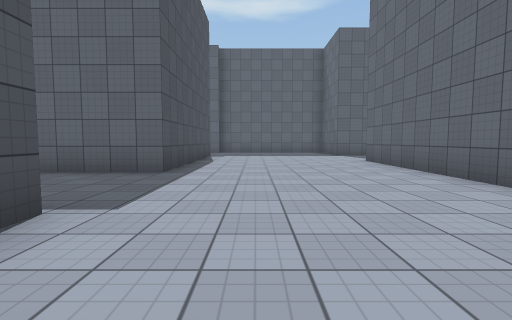
view 1 (above)

17 first-person views from a walk through a scene from a Unity 3-D project. The camera is 1.2 m above the floor, tilts 4° down and sees 85° across. The floor is counted in squares, 2 m on a side. Each view is taken from the middle of a square. On the plan, view 1 faces up. The plan holds only what a view shows up to about 9 squares ahead; the rest is blank. The place goes on beyond the plan. Some animated figures are not drawn. Surface patterns are stand-ins for the level's own textures.

view 2
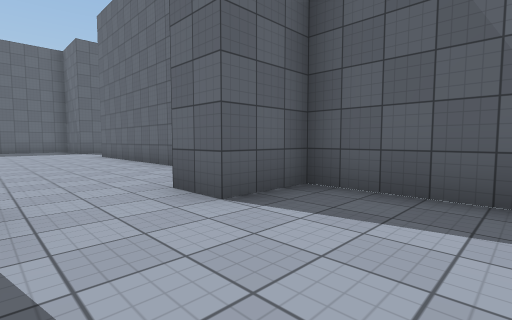

view 3
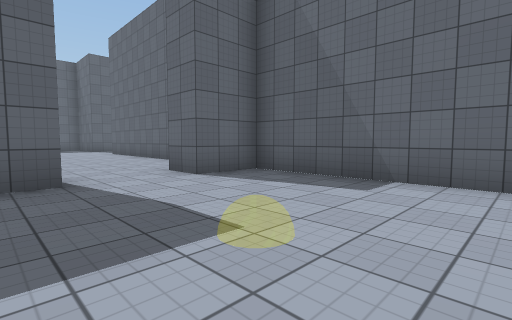

view 4
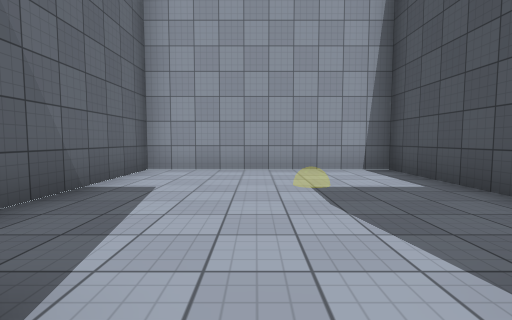

view 5
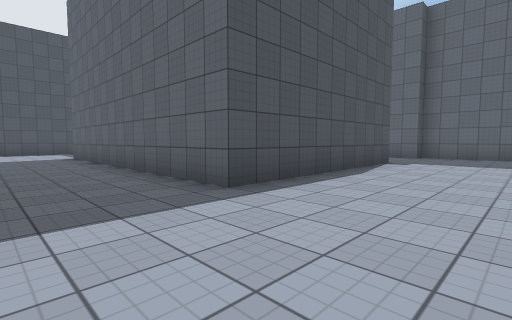

view 6
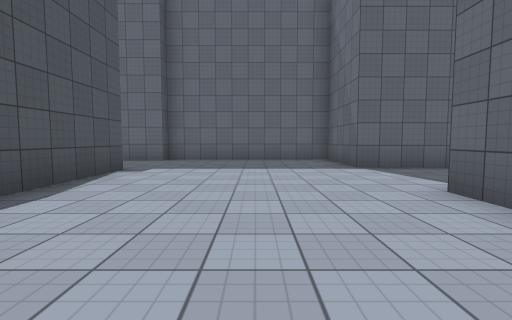

view 7
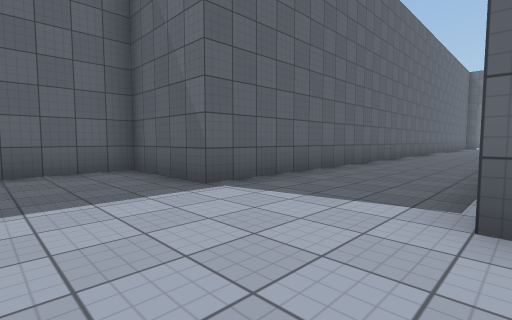

view 8
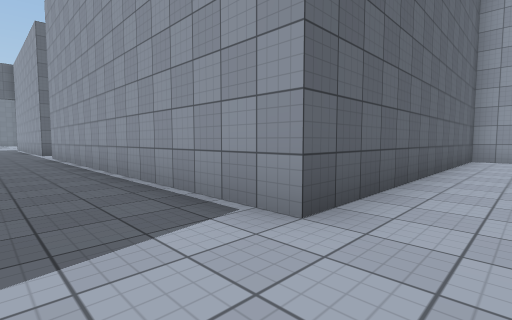

view 9
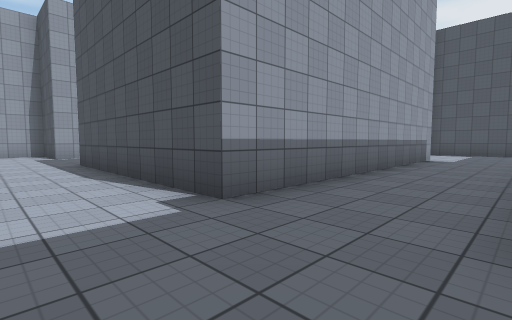

view 10
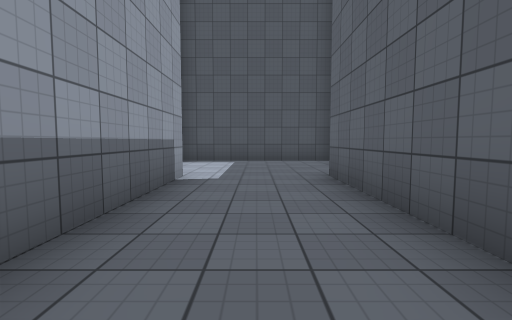

view 11
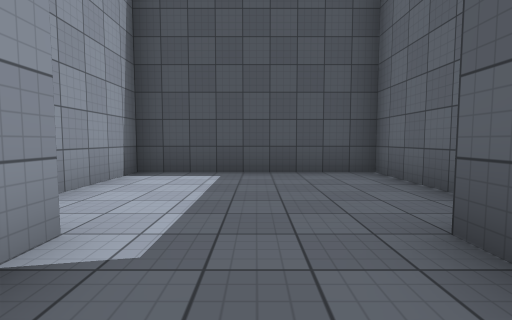

view 12
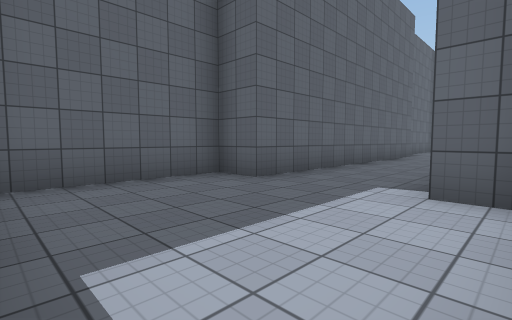

view 13
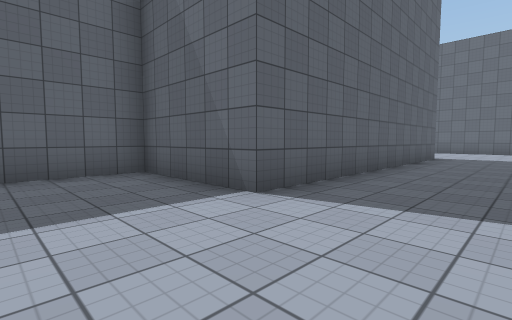

view 14
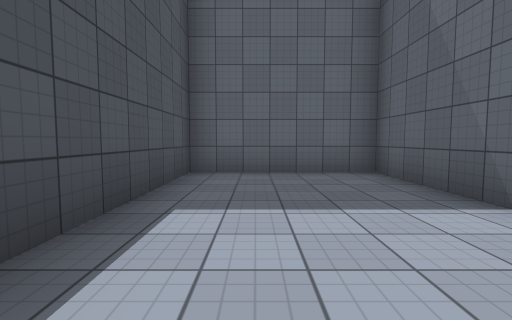

view 15
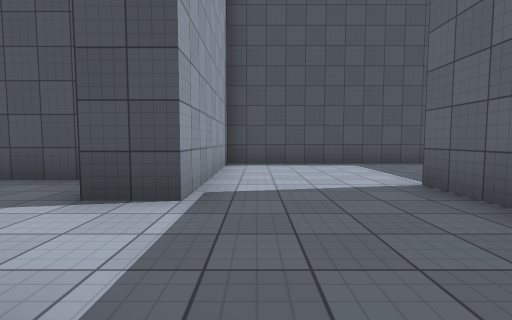

view 16
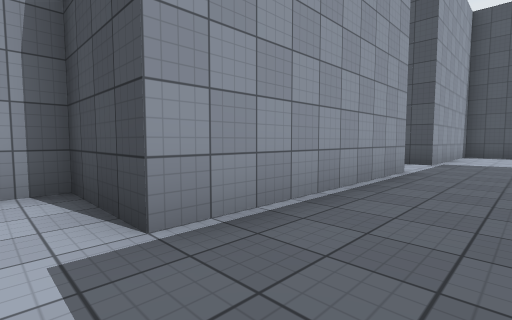

view 17
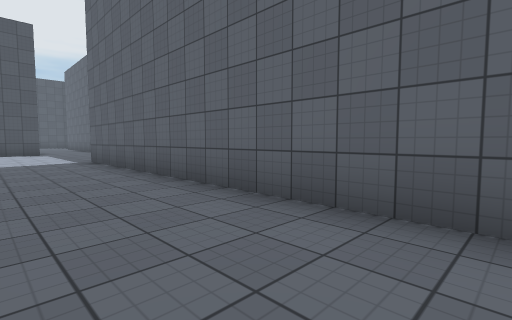

### Floor plan
Points are (right, up) in squares from view 1. A wall is a line through its corners. A room is listed if a view was taken in it or the views show most of it. See-through windows are left out.
Room 1 (views 1, 2, 3, 4)
walls: (-0.1, -0.8) (-0.9, -0.8); (-1.7, -2.9) (-1.7, -5.7) (3.3, -5.7) (3.3, -0.8) (1.8, -0.8) (1.8, 0.2)
ways out: opening at (0.5, 0) to room 2
Room 2 (views 5, 6, 7, 8, 9, 10, 11, 12, 13, 14, 15, 16, 17)
walls: (2.4, 0.3) (3.3, 0.3) (3.3, 8.2) (13, 8.2); (-6.9, 2.3) (-1.7, 2.3) (-1.7, 0.3) (-1.1, 0.3); (-9.7, 10.1) (-9.7, 10.8) (-1.7, 10.8) (-1.7, 5.3) (-9.7, 5.3) (-9.7, 8.2) (-13.2, 8.2) (-13.2, 2.3) (-8.8, 2.3); (12, 11.3) (3.3, 11.3) (3.3, 13.7) (-1.7, 13.7) (-1.7, 13.3) (-9.7, 13.3) (-9.7, 14.2) (-13.2, 14.2) (-13.2, 9.8) (-11.1, 9.8)
ways out: opening at (0.5, 0) to room 1; opening at (-7.5, 2)

Positions as (right, up) in squares from view 1, and headings:
1: (0, 0), facing up
2: (0, -3), facing up-right
3: (-1, -5), facing up-right
4: (1, 0), facing down
5: (1, 3), facing up-left
6: (1, 5), facing up
7: (1, 8), facing up-right
8: (2, 10), facing down-right
9: (0, 13), facing down-left
10: (-5, 12), facing left
11: (-8, 12), facing left
12: (-13, 10), facing up-right
13: (-12, 3), facing up-right
14: (-12, 3), facing up
15: (-6, 3), facing left
16: (-1, 4), facing down-left
17: (12, 9), facing up-left
